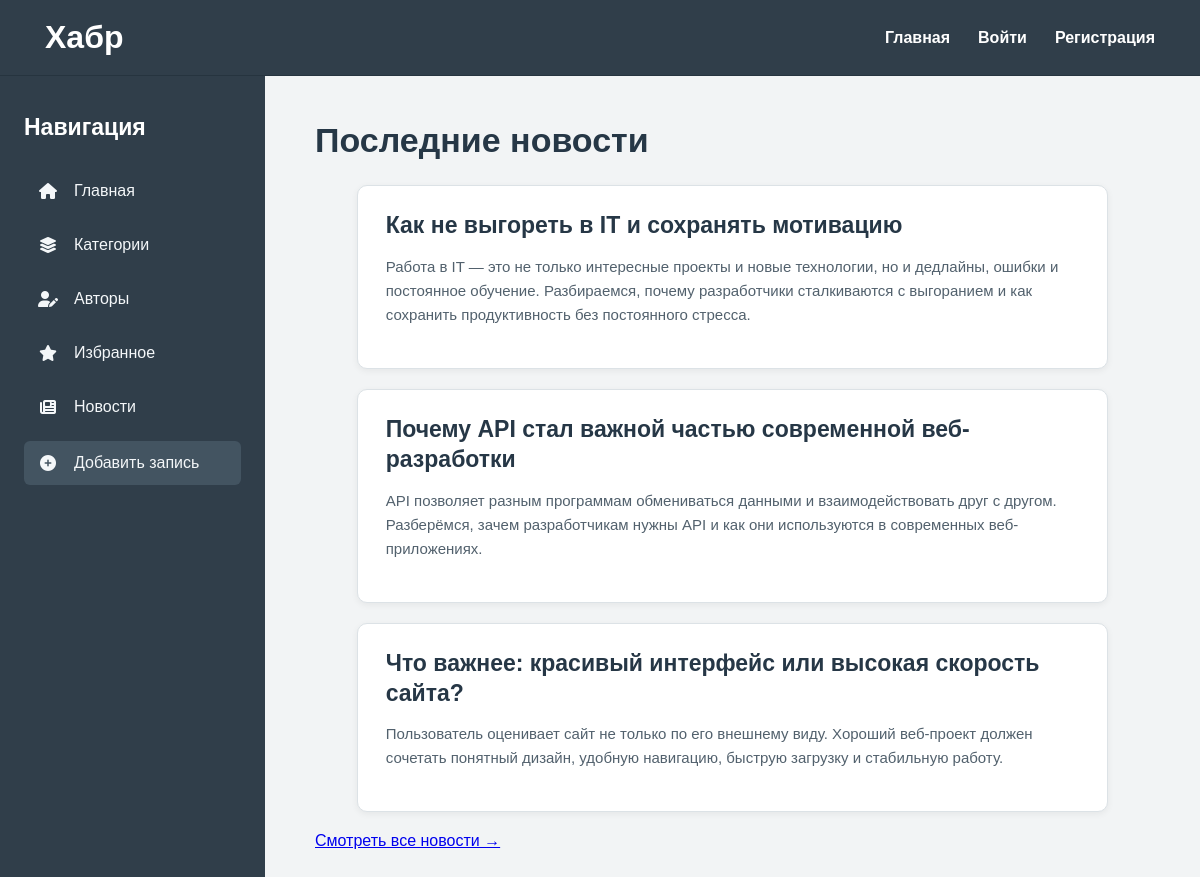
The page / on the database its author committed.
### news/models.py (models this page shows, shortened)
class News(models.Model):
    title = models.CharField("Название", max_length=100)
    anons = models.CharField("Название", max_length=250)
    full_text = models.TextField("Статья")
    data = models.DateTimeField("Дата публикации")
    category = models.ForeignKey(
        Category,
        on_delete=models.CASCADE,
        related_name="news",
        verbose_name="Категория",
    )
    author = models.ForeignKey(
        User, on_delete=models.CASCADE, related_name="news", null=True, blank=True
    )
    image = CloudinaryField("Изображение", blank=True, null=True)
    status = models.CharField(
        'Статус',
        max_length=20,
        choices=[
            ('pending', 'На проверке'),
            ('approved', 'Одобрено'),
            ('rejected', 'Отклонено'),
        ],
        default='pending'
    )
    class Meta:
        verbose_name = "Новость"
        verbose_name_plural = "Новости"

### main/views.py (the view)
# urls.py: path("", views.index, name="index"),
def index(request):
    news = News.objects.filter(
        status="approved"
    ).order_by("-data")[:3]
    return render(request, "main/index.html", {"news": news})

### main/templates/main/index.html (shortened to what this page needs)
{% extends 'layout.html' %}
{% block content %}
<h1>Последние новости</h1>
{% for article in news %}
<article class="news-card">
    <h2>
        <a href="{% url 'detail' article.pk %}">
            {{ article.title }}
        </a>
    </h2>
    <p>
        {{ article.anons }}
    </p>
</article>
{% empty %}
<p>Новостей пока нет.</p>
{% endfor %}
<a href="{% url 'news' %}">
    Смотреть все новости →
</a>
{% endblock %}

### main/templates/layout.html (shortened to what this page needs)
{% load static %}
<!DOCTYPE html>
<html lang="ru">
<head>
    <link rel="stylesheet" href="{% static 'main/css/main.css' %}?v=3">
    <link rel="stylesheet"
          href="https://cdnjs.cloudflare.com/ajax/libs/font-awesome/6.5.2/css/all.min.css">
</head>
<body>
<header>
    <a href="{% url 'index' %}" class="logo">Хабр</a>
    <div class="nav-links">
        <a href="{% url 'index' %}">Главная</a>
        {% if user.is_authenticated %}
            <span>Привет, {{ user.username }}!</span>
            <a href="{% url 'logout' %}">Выйти</a>
        {% else %}
            <a href="{% url 'login' %}">Войти</a>
            <a href="{% url 'register' %}">Регистрация</a>
        {% endif %}
    </div>
</header>
<div class="page">
    <aside>
        <h3>Навигация</h3>
        <ul>
            <li>
                <a href="{% url 'index' %}">
                    <i class="fa-solid fa-house"></i>
                    Главная
                </a>
            </li>
            <li>
                <a href="{% url 'categories' %}">
                    <i class="fa-solid fa-layer-group"></i>
                    Категории
                </a>
            </li>
            <li>
                <a href="{% url 'authors' %}">
                    <i class="fa-solid fa-user-pen"></i>
                    Авторы
                </a>
            </li>
            <li>
                <a href="{% url 'favorites' %}">
                    <i class="fa-solid fa-star"></i>
                    Избранное
                </a>
            </li>
            <li>
                <a href="{% url 'news' %}">
                    <i class="fa-solid fa-newspaper"></i>
                    Новости
                </a>
            </li>
            <li>
                <a href="{% url 'create' %}" class="add-post-btn">
                    <i class="fas fa-plus-circle"></i>
                    Добавить запись
                </a>
            </li>
        </ul>
    </aside>
    <main class="main-content">
        {% block content %}
        {% endblock %}
    </main>
</div>
</body>
</html>

### main/static/main/css/main.css (style rules this page uses)
* { box-sizing: border-box; }
body { margin: 0; font-family: Arial, Helvetica, sans-serif; background: #f2f4f5; color: #263746; }
header { height: 76px; display: flex; align-items: center; justify-content: space-between; padding: 0 45px; background: #303e4a; border-bottom: 1px solid #26343f; }
.logo { color: white; text-decoration: none; font-size: 32px; font-weight: 700; transition: 0.2s; }
.nav-links { display: flex; align-items: center; gap: 28px; }
.nav-links a { color: white; text-decoration: none; font-size: 16px; font-weight: 600; transition: 0.2s; }
.page { display: flex; min-height: calc(100vh - 76px); }
aside { width: 265px; flex-shrink: 0; padding: 38px 24px; background: #303e4a; }
aside h3 { margin: 0 0 28px; color: white; font-size: 23px; }
aside ul { list-style: none; padding: 0; margin: 0; }
aside li { margin-bottom: 10px; }
aside li a { display: flex; align-items: center; gap: 16px; padding: 13px 14px; color: #f4f7f9; text-decoration: none; border-radius: 6px; font-size: 16px; font-weight: 500; transition: 0.2s; }
aside li a i { width: 20px; text-align: center; }
.add-post-btn { background: #435461; margin-top: 12px; }
.main-content { flex: 1; min-width: 0; max-width: 1400px; margin: 0 auto; padding: 45px 50px; }
.main-content > h1 { margin: 0 0 25px; color: #263746; font-size: 34px; }
.news-card { width: 90%; max-width: 1250px; padding: 25px 28px; margin: 0 auto 20px; background: white; border: 1px solid #dce2e6; border-radius: 10px; box-shadow: 0 2px 7px rgba(0, 0, 0, 0.06); transition: 0.2s ease; }
.news-card h2 { margin: 0 0 14px; font-size: 23px; line-height: 1.3; }
.news-card h2 a { color: #263746; text-decoration: none; }
.news-card p { margin: 0 0 16px; color: #52616d; font-size: 15px; line-height: 1.6; }
.news-card h2 a, .news-card h2 a:visited, .news-card h2 a:hover, .news-card h2 a:active { color: #263746 !important; text-decoration: none !important; }
.news-card h2 a, .news-card h2 a:visited { color: #263746 !important; text-decoration: none !important; }

### rows shown on the page
News: title "Как не выгореть в IT и сохранять мотивацию", anons "Работа в IT — это не только интересные проекты и новые технологии, но и дедлайны, ошибки и постоянное обучение. Разбираемся, почему разработчики сталкиваются с выгоранием и как сохранить продуктивность без постоянного стресса."
News: title "Почему API стал важной частью современной веб-разработки", anons "API позволяет разным программам обмениваться данными и взаимодействовать друг с другом. Разберёмся, зачем разработчикам нужны API и как они используются в современных веб-приложениях."
News: title "Что важнее: красивый интерфейс или высокая скорость сайта?", anons "Пользователь оценивает сайт не только по его внешнему виду. Хороший веб-проект должен сочетать понятный дизайн, удобную навигацию, быструю загрузку и стабильную работу."
